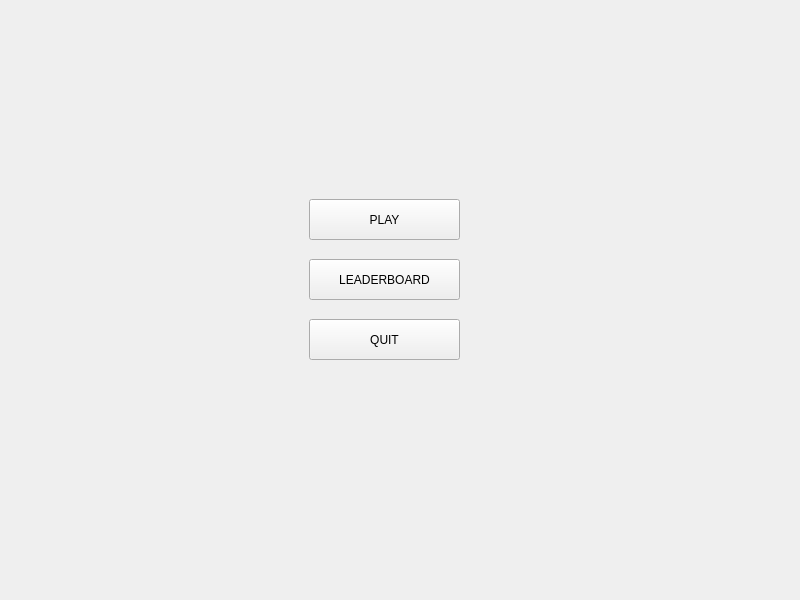
<?xml version="1.0" encoding="UTF-8"?>
<ui version="4.0">
 <class>MainMenu</class>
 <widget class="QWidget" name="MainMenu">
  <property name="geometry">
   <rect>
    <x>0</x>
    <y>0</y>
    <width>800</width>
    <height>600</height>
   </rect>
  </property>
  <property name="windowTitle">
   <string>MainMenu</string>
  </property>
  <widget class="QStackedWidget" name="stackedWidget">
   <property name="geometry">
    <rect>
     <x>-1</x>
     <y>-1</y>
     <width>801</width>
     <height>601</height>
    </rect>
   </property>
   <widget class="QWidget" name="page">
    <widget class="QPushButton" name="goToLeaderBoard">
     <property name="geometry">
      <rect>
       <x>310</x>
       <y>260</y>
       <width>151</width>
       <height>41</height>
      </rect>
     </property>
     <property name="text">
      <string>LEADERBOARD</string>
     </property>
    </widget>
    <widget class="QPushButton" name="goToQuit">
     <property name="geometry">
      <rect>
       <x>310</x>
       <y>320</y>
       <width>151</width>
       <height>41</height>
      </rect>
     </property>
     <property name="text">
      <string>QUIT</string>
     </property>
    </widget>
    <widget class="QPushButton" name="goToPlay">
     <property name="geometry">
      <rect>
       <x>310</x>
       <y>200</y>
       <width>151</width>
       <height>41</height>
      </rect>
     </property>
     <property name="text">
      <string>PLAY</string>
     </property>
    </widget>
   </widget>
  </widget>
 </widget>
 <resources/>
 <connections/>
</ui>
